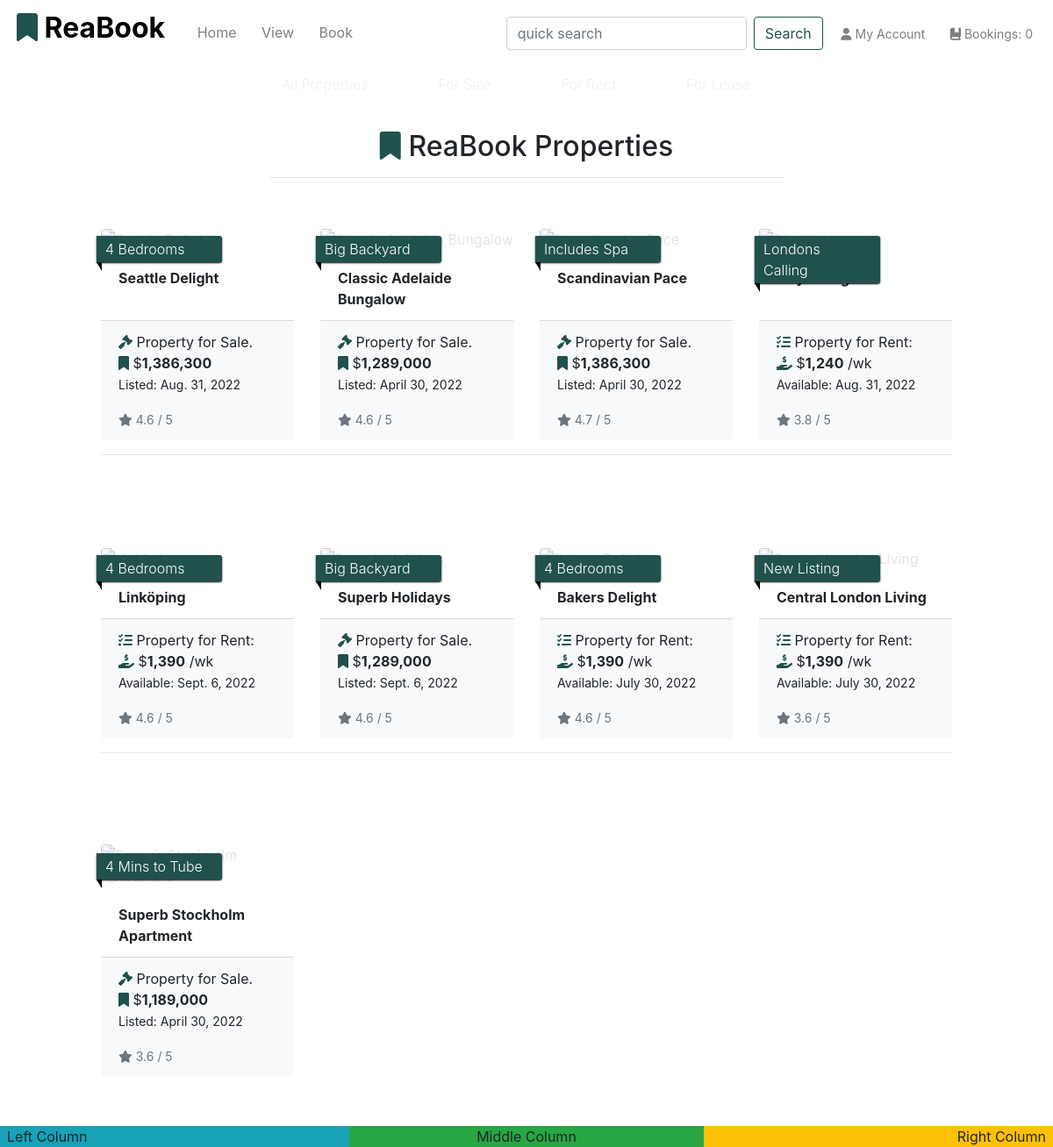
Page /properties/ on the committed database.
### app_properties/models.py (models this page shows, shortened)
class Property(models.Model):
    category = models.ForeignKey(
        'Category', null=True, blank=True, on_delete=models.SET_NULL
        )
    sector = models.ForeignKey(
        'Sector', null=True, blank=True, on_delete=models.SET_NULL
        )
    title_no = models.CharField(max_length=254, null=True, blank=True)
    name = models.CharField(max_length=30)
    ribbon_feature = models.CharField(max_length=20, default="New Listing")
    description = models.TextField()
    sale_price = models.IntegerField(null=False, blank=False, default=0)
    rent_pw = models.IntegerField(null=False, blank=False, default=0)
    rating = models.DecimalField(
        max_digits=3, decimal_places=1, null=True, blank=True
        )
    main_image_url = models.URLField(max_length=1024, null=True, blank=True)
    main_image = models.ImageField(null=True, blank=True)
    bath_image = models.ImageField(null=True, blank=True)
    kitchen_image = models.ImageField(null=True, blank=True)
    bedroom_image = models.ImageField(null=True, blank=True)
    living_image = models.ImageField(null=True, blank=True)
    main_image = models.ImageField(null=True, blank=True)
    bedrooms = models.IntegerField(null=False, blank=False)
    bathrooms = models.IntegerField(null=False, blank=False)
    carports = models.IntegerField(null=False, blank=False)
    land_area = models.IntegerField(null=True, blank=True)
    building_area = models.IntegerField(null=True, blank=True)
    air_conditioning = models.IntegerField(null=False, blank=False)
    unit_no = models.IntegerField(null=True, blank=True)
    house_no = models.IntegerField(null=True, blank=True)
    level = models.IntegerField(null=True, blank=True)
    street = models.CharField(max_length=40, null=True, blank=True)
    suburb = models.CharField(max_length=40)
    city = models.CharField(max_length=40)
    state = models.CharField(max_length=40, null=True, blank=True)
    country = models.CharField(max_length=40, null=True, blank=True)
    postcode = models.CharField(max_length=10)
    build_date = models.DateField(null=True, blank=True)
    list_date = models.DateField()
    list_duration = models.IntegerField(null=False, blank=False, default=30)
    date_available = models.DateField(null=True, blank=True)
    owner_fname = models.CharField(max_length=254, null=True, blank=False)
    owner_lname = models.CharField(max_length=254, null=True, blank=False)
    class Meta:
        verbose_name_plural = 'Properties'

### app_properties/views.py (the view)
# urls.py: path('', views.all_properties, name='properties'),
def all_properties(request):
    properties = Property.objects.all()
    context = {
        'properties': properties,
    }
    return render(request, 'properties/properties.html', context)

### app_properties/templates/properties/properties.html (shortened to what this page needs)
{% extends 'base.html' %}
{% load static %}
{% load humanize %}
{% block page_header %}
<div class="container header-container-subpages">
</div>
{% endblock %}
{% block content %}
<div class="container-fluid">
    <div class="row">
        <div class="col text-center mt-4">
            <h2 class="logo-font"><i class="fas fa-bookmark reabook-logo"></i> ReaBook Properties</h2>
            <hr class="w-50 mb-2">
        </div>
    </div>
    <div class="row">
        <div class="product-container col-10 offset-1">
            <div class="row">
                {% for property in properties %}
                <div class="col-sm-6 col-md-6 col-lg-4 col-xl-3">
                    <div class="card property-card h-100 border-0">
                        <p class="ribbon font-weight-light">{{ property.ribbon_feature }}</p>
                        {% if property.main_image %}
                        <a href="{% url 'property_detail' property.id %}">
                        </a>
                        {% else %}
                        <a href="{% url 'property_detail' property.id %}">
                        </a>
                        {% endif %}
                        <div class="card-body pb-2">
                            <p class="mb-0 font-weight-bold">{{ property.name }}</p>
                        </div>
                        <div class="card-footer bg-light mt-1 bt-1 text-left">
                            <div class="row">
                                <div class="col">
                                    <p class="lead mb-0 text-left font-weight-bold">
                                        {% if property.sale_price > 0 %}
                                            <p class="fw-lighter fs-5"><i class="fas fa-gavel reabook-logo"></i> Property for Sale.
                                                <br><i class="fas fa-bookmark reabook-logo"></i> $<strong>{{ property.sale_price|intcomma }}</strong>
                                                <br><small>Listed: {{ property.list_date }}</small></p>
                                            </p>
                                        {% else %}
                                            <p class="fw-lighter fs-6"><i class="fas fa-tasks reabook-logo"></i> Property for Rent:
                                                <br><i class="fas fa-hand-holding-usd reabook-logo"></i> $<strong>{{ property.rent_pw|intcomma }}</strong> /wk
                                                <br><small>Available: {{ property.date_available }}</small></p>
                                        {% endif %}
                                    </p>
                                    {% if property.rating %}
                                    <small class="text-muted"><i class="fas fa-star mr-1"></i>{{ property.rating }} / 5</small>
                                    {% else %}
                                    <small class="text-muted">Not Rating Yet</small>
                                    {% endif %}
                                </div>
                            </div>
                        </div>
                    </div>
                </div>
                {% if forloop.counter|divisibleby:4 %}
                    <div class="col-12 d-none d-xl-block mb-5">
                        <hr>
                    </div>
                {% endif %}
                {% endfor %}
            </div>
        </div>
    </div>
</div>
{% endblock %}

### templates/base.html (shortened to what this page needs)
{% load static %}
{% load humanize %}
<!DOCTYPE html>
<html lang="en">
<head>
    {% block core_css %}
    <link rel="stylesheet" href="https://cdn.jsdelivr.net/npm/bootstrap@4.6.2/dist/css/bootstrap.min.css">
    <link rel="stylesheet" href="{% static 'css/base.css' %}">
    {% endblock %}
</head>
<body>
    <header class="container-fluid fixed-top">
        <nav id="topnav" class="row bg-white pt-lg-2 d-none d-lg-flex">
            <div class="col-12 col-lg-5 my-auto py-1 py-lg-0 text-center text-lg-left w-100" id="home-nav">
                <ul class="mr-auto m-1 mt-2 mt-lg-0 list-inline">
                    <li class="list-inline-item">
                        <a class="navbar-brand" href="{% url 'home' %}">
                            <h2>
                                <i class="fas fa-bookmark reabook-logo"></i><strong class="text-black"> ReaBook</strong>
                            </h2>
                        </a>
                    </li>
                    <li class="list-inline-item active">
                        <a class="nav-link text-grey" href="{% url 'home' %}">Home <span class="sr-only">(current)</span></a>
                    </li>
                    <li class="list-inline-item">
                        <a class="nav-link" href="{% url 'properties' %}">View </a>
                    </li>
                    <li class="list-inline-item">
                        <a class="nav-link" href="{% url 'choose_bookings' %}">Book </a>
                    </li>
                </ul>
            </div>
            <div class="col-12 col-lg-7 my-auto py-1 py-lg-0 ">
                <ul class="list-inline list-unstyled text-center text-lg-right my-0">
                    <li class="list-inline-item">
                        <form method="GET" action="#" class="form form-inline my-2 my-lg-0" id="header-search">
                            <input class="form-control mr-sm-2" type="search" placeholder="quick search"
                                aria-label="Search">
                            <button class="btn btn-outline-reabook my-2 my-sm-0" type="submit">Search</button>
                        </form>
                    </li>
                    <li class="list-inline-item dropdown">
                        <a id="user-options" href="#" class="dropdown-header nav-link" data-toggle="dropdown" aria-haspopup="true" aria-expanded="false">
                            <span class="fas fa-user"></span> My Account
                        </a>
                    </li>
                    <li class="list-inline-item">
                        <a href="{% url 'choose_bookings' %}"
                            class="dropdown-header {% if grand_total %}text-info font-weight-bold{% else %}text-grey{% endif %} nav-link"
                            data-toggle="dropdown" aria-haspopup="true" aria-expanded="false"><span
                                class="fa-solid fa-book-bookmark"></span> Bookings: <span class="my-0">
                                {% if grand_total %}
                                    ${{ grand_total | floatformat:2 }}
                                {% else %}
                                    0
                                {% endif %}
                            </span>
                        </a>
                    </li>
                </ul>
            </div>
        </nav>
        <div class="row">
            <nav id="" class="navbar navbar-expand-lg w-100 font-weight-light subnav-light">
                {% include 'includes/sub-nav.html' %}
            </nav>
        </div>
    </header>
    {% block page_header %}
    {% endblock %}
    {% block content %}
    {% endblock %}
    <footer>
        <div class="row h-5 fixed-bottom px-2">
            <div class="col-4 bg-info text-lg-left">Left Column</div>
            <div class="col-4 bg-success text-lg-center">Middle Column</div>
            <div class="col-4 bg-warning text-lg-right">Right Column</div>
        </div>
    </footer>
</body>
</html>

### templates/includes/sub-nav.html (shortened to what this page needs)
<nav class="collapse navbar-collapse" id="sub-nav">
    <ul class="navbar-nav w-auto mx-auto">
        <li class="nav-item dropdown">
            <span href="{% url 'properties' %}" class="logo-font font-weight-light nav-link text-black px-3 mr-5 auto-dropdown" id="all-properties-link" data-toggle="dropdown" aria-haspopup="true" aria-expanded="false">
            </span>
        </li>
        <li class="nav-item dropdown">
            <span href="{% url 'properties' %}?category=for_sale" class="logo-font font-weight-light nav-link text-black px-3 mr-5 auto-dropdown" id="sale-link" data-toggle="dropdown" aria-haspopup="true" aria-expanded="false">
            </span>
        </li>
        <li class="nav-item dropdown">
            <span href="{% url 'properties' %}?category=for_rent" class="logo-font font-weight-light nav-link text-black px-3 mr-5 auto-dropdown" id="rent-link" data-toggle="dropdown" aria-haspopup="true" aria-expanded="false">
            </span>
        </li>
        <li class="nav-item dropdown">
            <span href="{% url 'properties' %}?category=for_lease" class="logo-font font-weight-light nav-link text-black px-3 mr-5 auto-dropdown" id="lease-link" data-toggle="dropdown" aria-haspopup="true" aria-expanded="false">
            </span>
        </li>
    </ul>
</nav>

### static/css/base.css (style rules this page uses)
html { height: 100%; }
footer { padding-top: 5rem; }
ul { list-style: none; }
.text-black { color: #000; }
.nav-link { padding: 0.5rem 0.5rem; }
#topnav a { color: #7F7F7F; }
.btn-outline-reabook { color: #20514C; border-color: #20514C; }
.reabook-logo { color: #20514C; }
.subnav-light { background-color: none; }
.subnav-light span { color: #cccccc; opacity: 0.3; font-weight: 200; }
.property-card { padding-top: 2.5rem; }
.property-card > p { position: absolute; width: 65%; padding: 3px 20px 3px 10px; margin: 10px 10px 10px -5px; color: #fff; background-color: #20514C; border-radius: 0px 3px 3px 0px; box-shadow: 0px 1px 2px #000; -webkit-box-shadow: 0px 1px 2px #000; -moz-box-shadow: 0px 1px 2px #000; z-index: 2; }
.property-card > p:before, .property-card > p:after { content: ' '; position: absolute; }
.property-card > p:after { left: 0px; top: 100%; border-width: 5px 3px; border-style: solid; border-color: #000 #000 transparent transparent; }
.property-card a { opacity: 0.5; }
a, a:hover { text-decoration: none; color: #cccccc; }
@media (min-width: 1200px) { .container { max-width: 80%; } }
@media (min-width: 992px) { .header-container-subpages { padding-top: 7.75rem; border-radius: .75rem; } }

### rows in the picture
Property: ribbon_feature "4 Bedrooms", name "Seattle Delight", sale_price "1,386,300", list_date "Aug. 31, 2022", rating "4.6"
Property: ribbon_feature "Big Backyard", name "Classic Adelaide Bungalow", sale_price "1,289,000", list_date "April 30, 2022", rating "4.6"
Property: ribbon_feature "Includes Spa", name "Scandinavian Pace", sale_price "1,386,300", list_date "April 30, 2022", rating "4.7"
Property: ribbon_feature "Londons Calling", rent_pw "1,240", date_available "Aug. 31, 2022", rating "3.8"
Property: ribbon_feature "4 Bedrooms", name "Linköping", rent_pw "1,390", date_available "Sept. 6, 2022", rating "4.6"
Property: ribbon_feature "Big Backyard", name "Superb Holidays", sale_price "1,289,000", list_date "Sept. 6, 2022", rating "4.6"
Property: ribbon_feature "4 Bedrooms", name "Bakers Delight", rent_pw "1,390", date_available "July 30, 2022", rating "4.6"
Property: ribbon_feature "New Listing", name "Central London Living", rent_pw "1,390", date_available "July 30, 2022", rating "3.6"
Property: ribbon_feature "4 Mins to Tube", name "Superb Stockholm Apartment", sale_price "1,189,000", list_date "April 30, 2022", rating "3.6"
